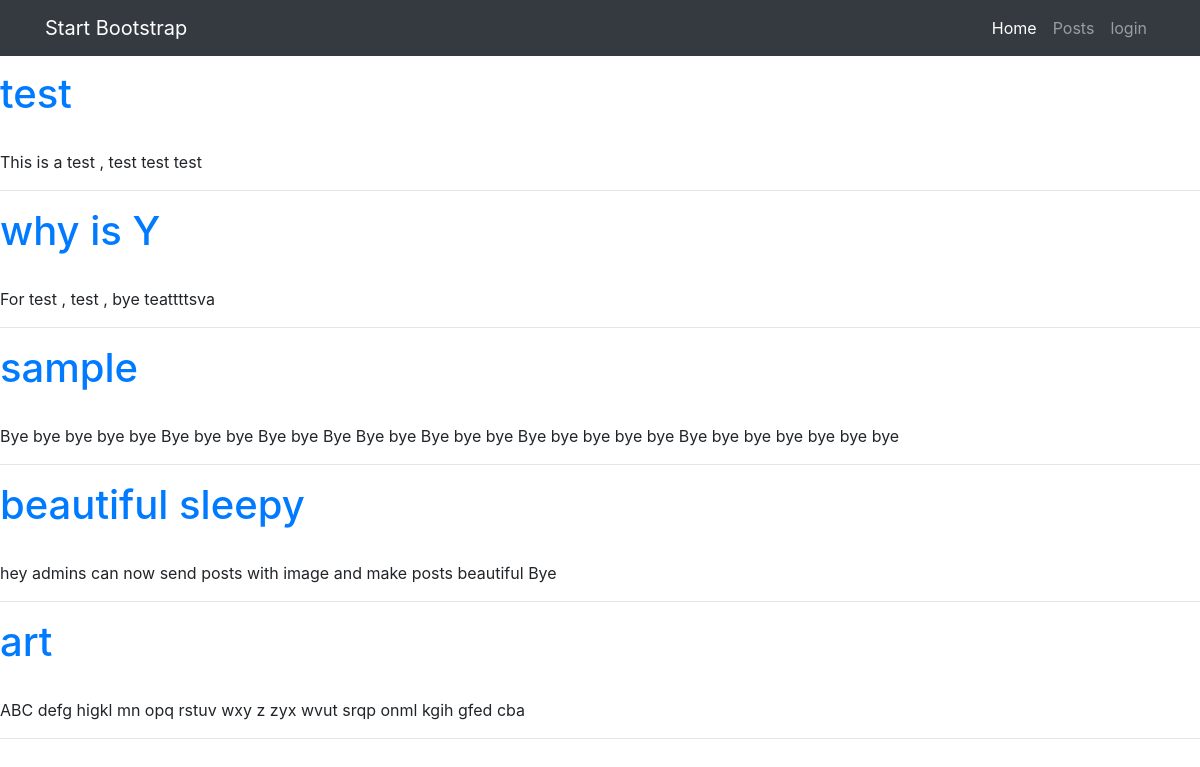
The page / on the database its author committed.
### blog/models.py (models this page shows, shortened)
class BlogPost(models.Model):
	photo=models.ImageField(upload_to='ig/',blank=True)
	author=models.ForeignKey(settings.AUTH_USER_MODEL,on_delete=models.CASCADE)
	date=models.DateField(auto_now_add=True)
	title=models.CharField(max_length=180)
	content=models.TextField()

### blog/views.py (the view)
# urls.py: path('',Home.as_view(),name='home'),
class Home(ListView):
	model=BlogPost
	template_name='home.html'

### templates/home.html
{% extends 'base_generic.html' %}
	{% block body %}
	{% for post in object_list %}
		<a href="{% url 'post_detail' post.pk%}"><h1>{{post.title}}</h1></a>
		<br>
		<p>{{post.content}}
		<hr>
	{% endfor %}
	{% endblock %}

### templates/base_generic.html (shortened to what this page needs)
{% load staticfiles%}
<!DOCTYPE html>
<html lang="en">
  <head>
    <link href="{% static 'css/bootstrap.min.css' %}" rel="stylesheet">
    <link href="{% static 'css/blog-home.css' %}" rel="stylesheet">
  </head>
  <body>
    <nav class="navbar navbar-expand-lg navbar-dark bg-dark fixed-top">
      <div class="container">
        <a class="navbar-brand" href="#">Start Bootstrap</a>
        <div class="collapse navbar-collapse" id="navbarResponsive">
          <ul class="navbar-nav ml-auto">
            <li class="nav-item active">
              <a class="nav-link" href="/">Home
              </a>
            </li>
            <li class="nav-item">
              <a class="nav-link" href="/">Posts</a>
            </li>
            {% if user.is_authenticated %}
            <li class="nav-item">
              <a class="nav-link" href="/admin">{{user.username}}</a>
            </li>
            {% else %}
            <li class="nav-item">
              <a class="nav-link" href="/accounts/login">login</a>
            </li>
            {% endif %}
          </ul>
        </div>
      </div>
    </nav>
		{% block body %} <p><i> this is default for jinja2 {% endblock %}
  </body>
</html>

### blog/static/css/blog-home.css (style rules this page uses)
body { padding-top: 54px; }
@media (min-width: 992px) { body { padding-top: 56px; } }

### templates/base_generic.html (style rules this page uses)
body { padding-top:70px; }

### rows shown on the page
BlogPost: title "test", content "This is a test , test test test"
BlogPost: title "why is Y", content "For test , test , bye teattttsva"
BlogPost: title "sample", content "Bye bye bye bye bye Bye bye bye Bye bye Bye Bye bye Bye bye bye Bye bye bye bye bye Bye bye bye bye bye bye bye"
BlogPost: title "beautiful sleepy", content "hey admins can now send posts with image and make posts beautiful Bye"
BlogPost: title "art", content "ABC defg higkl mn opq rstuv wxy z zyx wvut srqp onml kgih gfed cba"
